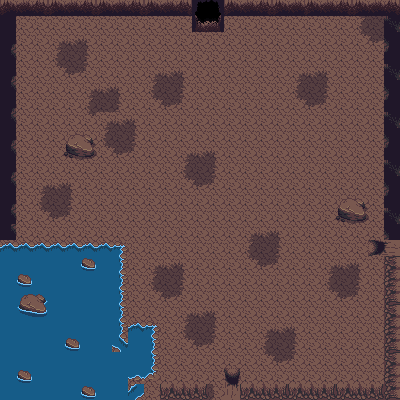

A level layout from a 2D game, rendered from its tile map. Below: a short description, then the map file with its tile-grid data intact:
An orthogonal 25x25 tile map with 16x16 px tiles, 3 tile layers (Ground, ObjectCollision, RockOnWater), 2 tilesets and 14 objects.

<map version="1.5" tiledversion="1.5.0" orientation="orthogonal" renderorder="right-down" width="25" height="25" tilewidth="16" tileheight="16" infinite="0" nextlayerid="6" nextobjectid="22">
 <tileset firstgid="1" source="CaveTileSet.tsx" />
 <tileset firstgid="1001" source="WorldSet.tsx" />
 <layer id="1" name="Ground" width="25" height="25">
  <data encoding="csv">
1,1,1,1,1,1,1,1,1,1,1,1,2015,2016,1,1,1,1,1,1,1,1,1,1,1,
1,1,1,1,1,1,1,1,1,1,1,1,2055,2056,1,1,1,1,1,1,1,1,1,1,1,
1,1,1,1,1,1,1,1,1,1,1,1,1,1,1,1,1,1,1,1,1,1,1,1,1,
1,1,1,1,1,1,1,1,1,1,1,1,1,1,1,1,1,1,1,1,1,1,1,1,1,
1,1,1,1,1,1,1,1,1,1,1,1,1,1,1,1,1,1,1,1,1,1,1,1,1,
1,1,1,1,1,1,1,1,1,1,1,1,1,1,1,1,1,1,1,1,1,1,1,1,1,
1,1,1,1,1,1,1,1,1,1,1,1,1,1,1,1,1,1,1,1,1,1,1,1,1,
1,1,1,1,1,1,1,1,1,1,1,1,1,1,1,1,1,1,1,1,1,1,1,1,1,
1,1,1,1,1,1,1,1,1,1,1,1,1,1,1,1,1,1,1,1,1,1,1,1,1,
1,1,1,1,1,1,1,1,1,1,1,1,1,1,1,1,1,1,1,1,1,1,1,1,1,
1,1,1,1,1,1,1,1,1,1,1,1,1,1,1,1,1,1,1,1,1,1,1,1,1,
1,1,1,1,1,1,1,1,1,1,1,1,1,1,1,1,1,1,1,1,1,1,1,1,1,
1,1,1,1,1,1,1,1,1,1,1,1,1,1,1,1,1,1,1,1,1,1,1,1,1,
1,1,1,1,1,1,1,1,1,1,1,1,1,1,1,1,1,1,1,1,1,1,1,1,1,
1,1,1,1,1,1,1,1,1,1,1,1,1,1,1,1,1,1,1,1,1,1,1,1,1,
1,1,1,1,1,1,1,1,1,1,1,1,1,1,1,1,1,1,1,1,1,1,1,1,1,
1,1,1,1,1,1,1,1,1,1,1,1,1,1,1,1,1,1,1,1,1,1,1,1,1,
1,1,1,1,1,1,1,1,1,1,1,1,1,1,1,1,1,1,1,1,1,1,1,1,1,
1,1,1,1,1,1,1,1,1,1,1,1,1,1,1,1,1,1,1,1,1,1,1,1,1,
1,1,1,1,1,1,1,1,1,1,1,1,1,1,1,1,1,1,1,1,1,1,1,1,1,
1,1,1,1,1,1,1,1,1,1,1,1,1,1,1,1,1,1,1,1,1,1,1,1,1,
1,1,1,1,1,1,1,1,1,1,1,1,1,1,1,1,1,1,1,1,1,1,1,1,1,
1,1,1,1,1,1,1,1,1,1,1,1,1,1,1,1,1,1,1,1,1,1,1,1,1,
1,1,1,1,1,1,1,1,1,1,1,1,1,1,1,1,1,1,1,1,1,1,1,1,1,
1,1,1,1,1,1,1,1,1,1,1,1,1,1,1,1,1,1,1,1,1,1,1,1,1
</data>
 </layer>
 <layer id="2" name="ObjectCollision" width="25" height="25">
  <data encoding="csv">
1801,1802,1803,1801,1802,1803,1801,1802,1803,1801,1802,1803,0,0,1801,1802,1803,1801,1802,1801,1802,1803,1801,1802,1803,
43,0,0,0,0,0,0,0,0,0,0,0,0,0,0,0,0,0,0,0,0,0,1740,1741,3221225557,
5,0,0,1700,1701,1702,0,0,0,0,0,0,0,0,0,0,0,0,0,0,0,0,1780,1781,3221225517,
45,0,0,1740,1741,1742,0,0,0,0,0,0,0,0,0,0,0,0,0,0,0,0,0,0,3221225477,
5,0,0,1780,1781,1782,0,0,0,1700,1701,1702,0,0,0,0,0,0,1700,1701,1702,0,0,0,3221225557,
45,0,0,0,0,1700,1701,1702,0,1740,1741,1742,0,0,0,0,0,0,1740,1741,1742,0,0,0,3221225517,
5,0,0,0,0,1740,1741,1742,0,1780,1781,1782,0,0,0,0,0,0,1780,1781,1782,0,0,0,3221225477,
45,0,0,0,0,1780,1700,1701,1702,0,0,0,0,0,0,0,0,0,0,0,0,0,0,0,3221225557,
5,0,0,0,208,209,1740,1741,1742,0,0,0,0,0,0,0,0,0,0,0,0,0,0,0,3221225517,
45,0,0,0,248,249,1780,1781,1782,0,0,1700,1701,1702,0,0,0,0,0,0,0,0,0,0,3221225477,
5,0,0,0,0,0,0,0,0,0,0,1740,1741,1742,0,0,0,0,0,0,0,0,0,0,3221225557,
45,0,1700,1701,1702,0,0,0,0,0,0,1780,1781,1782,0,0,0,0,0,0,0,0,0,0,3221225517,
5,0,1740,1741,1742,0,0,0,0,0,0,0,0,0,0,0,0,0,0,0,0,208,209,0,3221225477,
45,0,1780,1781,1782,0,0,0,0,0,0,0,0,0,0,0,0,0,0,0,0,248,249,0,3221225557,
45,0,0,0,0,0,0,0,0,0,0,0,0,0,0,1700,1701,1702,0,0,0,0,0,0,3221225517,
282,282,282,282,282,282,282,283,0,0,0,0,0,0,0,1740,1741,1742,0,0,0,0,0,2684354811,2684354771,
322,322,322,322,322,322,322,323,0,1700,1701,1702,0,0,0,1780,1781,1782,0,0,1700,1701,1702,0,2684354762,
322,322,322,322,322,322,322,323,0,1740,1741,1742,0,0,0,0,0,0,0,0,1740,1741,1742,0,2684354763,
322,322,322,322,322,322,322,323,0,1780,1781,1782,0,0,0,0,0,0,0,0,1780,1781,1782,0,2684354764,
322,322,322,322,322,322,322,323,0,0,0,1700,1701,1702,0,0,0,0,0,0,0,0,0,0,2684354762,
322,322,322,322,322,322,322,323,282,283,0,1740,1741,1742,0,0,1700,1701,1702,0,0,0,0,0,2684354763,
322,322,322,322,322,322,322,365,322,323,0,1780,1781,1782,0,0,1740,1741,1742,0,0,0,0,0,2684354764,
322,322,322,322,322,322,322,322,322,323,0,0,0,0,0,0,1780,1781,1782,0,0,0,0,0,2684354762,
322,322,322,322,322,322,322,322,362,363,0,0,0,0,3221225723,0,0,0,0,0,0,0,0,0,2684354763,
322,322,322,322,322,322,322,322,364,0,202,203,204,205,3221225683,202,203,204,202,203,204,202,203,204,2684354764
</data>
 </layer>
 <layer id="3" name="RockOnWater" width="25" height="25">
  <data encoding="csv">
0,0,0,0,0,0,0,0,0,0,0,0,0,0,0,0,0,0,0,0,0,0,0,0,0,
0,0,0,0,0,0,0,0,0,0,0,0,0,0,0,0,0,0,0,0,0,0,0,0,0,
0,0,0,0,0,0,0,0,0,0,0,0,0,0,0,0,0,0,0,0,0,0,0,0,0,
0,0,0,0,0,0,0,0,0,0,0,0,0,0,0,0,0,0,0,0,0,0,0,0,0,
0,0,0,0,0,0,0,0,0,0,0,0,0,0,0,0,0,0,0,0,0,0,0,0,0,
0,0,0,0,0,0,0,0,0,0,0,0,0,0,0,0,0,0,0,0,0,0,0,0,0,
0,0,0,0,0,0,0,0,0,0,0,0,0,0,0,0,0,0,0,0,0,0,0,0,0,
0,0,0,0,0,0,0,0,0,0,0,0,0,0,0,0,0,0,0,0,0,0,0,0,0,
0,0,0,0,0,0,0,0,0,0,0,0,0,0,0,0,0,0,0,0,0,0,0,0,0,
0,0,0,0,0,0,0,0,0,0,0,0,0,0,0,0,0,0,0,0,0,0,0,0,0,
0,0,0,0,0,0,0,0,0,0,0,0,0,0,0,0,0,0,0,0,0,0,0,0,0,
0,0,0,0,0,0,0,0,0,0,0,0,0,0,0,0,0,0,0,0,0,0,0,0,0,
0,0,0,0,0,0,0,0,0,0,0,0,0,0,0,0,0,0,0,0,0,0,0,0,0,
0,0,0,0,0,0,0,0,0,0,0,0,0,0,0,0,0,0,0,0,0,0,0,0,0,
0,0,0,0,0,0,0,0,0,0,0,0,0,0,0,0,0,0,0,0,0,0,0,0,0,
0,0,0,0,0,0,0,0,0,0,0,0,0,0,0,0,0,0,0,0,0,0,0,0,0,
0,0,0,0,0,368,0,0,0,0,0,0,0,0,0,0,0,0,0,0,0,0,0,0,0,
0,368,0,0,0,0,0,0,0,0,0,0,0,0,0,0,0,0,0,0,0,0,0,0,0,
0,290,291,0,0,0,0,0,0,0,0,0,0,0,0,0,0,0,0,0,0,0,0,0,0,
0,330,331,0,0,0,0,0,0,0,0,0,0,0,0,0,0,0,0,0,0,0,0,0,0,
0,0,0,0,0,0,0,0,0,0,0,0,0,0,0,0,0,0,0,0,0,0,0,0,0,
0,0,0,0,368,0,0,0,0,0,0,0,0,0,0,0,0,0,0,0,0,0,0,0,0,
0,0,0,0,0,0,0,0,0,0,0,0,0,0,0,0,0,0,0,0,0,0,0,0,0,
0,368,0,0,0,0,0,0,0,0,0,0,0,0,0,0,0,0,0,0,0,0,0,0,0,
0,0,0,0,0,368,0,0,0,0,0,0,0,0,0,0,0,0,0,0,0,0,0,0,0
</data>
 </layer>
 <objectgroup id="5" name="MaskCollision">
  <object id="1" x="-0.972408" y="-0.486204" width="26.255" height="246.992" />
  <object id="2" x="0.486204" y="0" width="190.106" height="22.8516" />
  <object id="3" x="224.626" y="0.486204" width="175.52" height="22.8516" />
  <object id="4" x="376.808" y="0" width="22.8516" height="238.24" />
  <object id="6" x="378.267" y="258.661" width="20.4206" height="139.541" />
  <object id="8" x="241.643" y="377.294" width="158.502" height="20.9068" />
  <object id="9" x="160.447" y="378.267" width="61.7479" height="20.9068" />
  <object id="11" x="0.486204" y="235.809" width="132.247" height="119.12" />
  <object id="12" x="1.94482" y="314.574" width="155.585" height="87.0305" />
  <object id="16" x="198.371" y="28.1998">
   <polygon points="0,0 -4.86204,-11.6689 -6.32065,-23.824 3.40343,-28.1998 17.9895,-28.1998 22.3654,-25.2826 23.824,-5.83445 22.8516,-0.486204 19.4482,-13.6137 16.5309,-27.7136 -3.40343,-25.7688" />
  </object>
  <object id="18" x="63.2065" y="127.872" width="34.5205" height="34.5205" />
  <object id="19" x="335.967" y="191.564" width="33.0619" height="34.5205" />
  <object id="20" x="222.5" y="367" width="1.75" height="31.5" />
  <object id="21" x="239.5" y="367.5" width="1.25" height="31" />
 </objectgroup>
</map>
